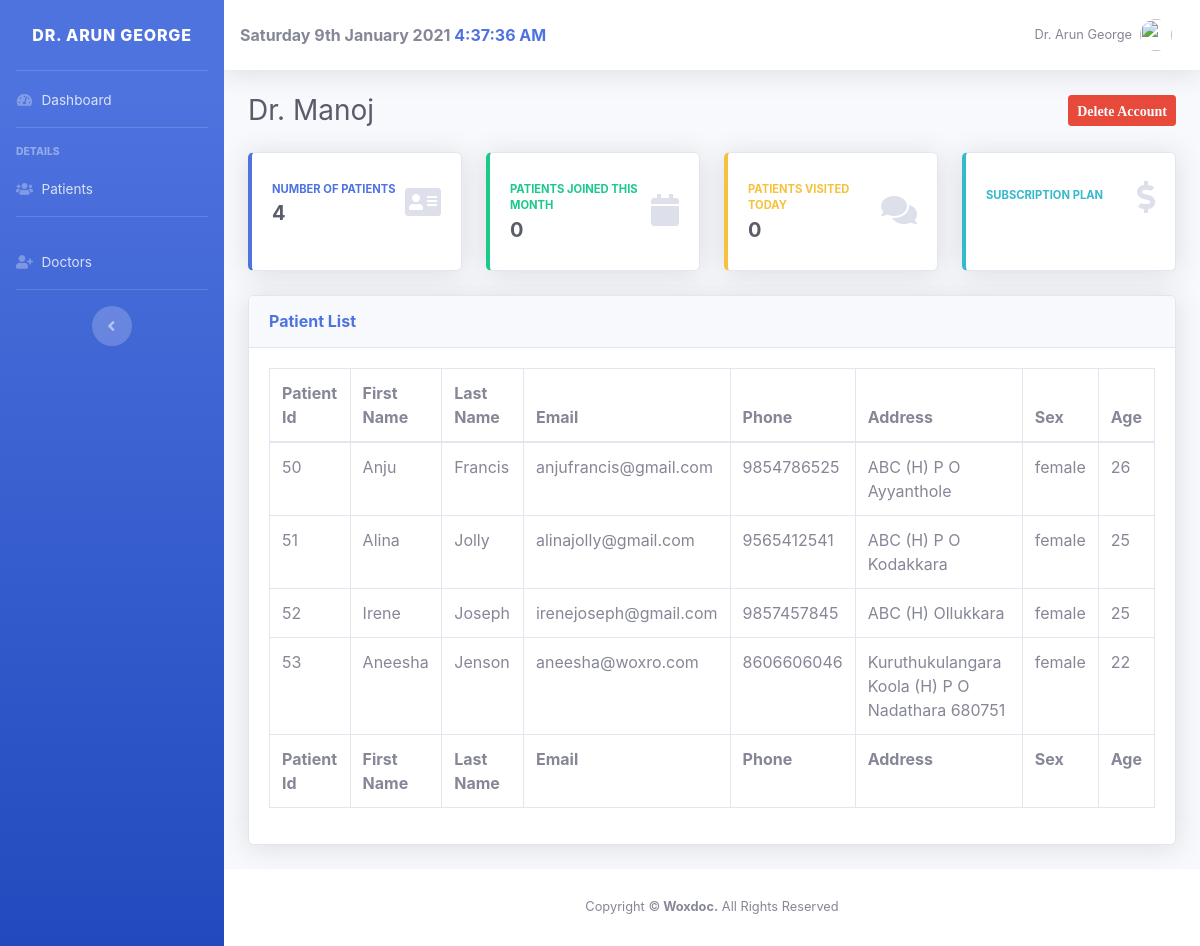
Page /admin/doctorDashboard.php?id=111 (signed in) on the committed database.
### tables this page shows
CREATE TABLE `users` (
  `id` int(11) NOT NULL,
  `username` varchar(20) NOT NULL,
  `email` varchar(50) NOT NULL,
  `password` varchar(100) NOT NULL,
  `address` varchar(255) NOT NULL,
  `phone` varchar(20) NOT NULL,
  `department` varchar(255) NOT NULL,
  `usertype` varchar(255) DEFAULT NULL
);

CREATE TABLE `patient_list` (
  `patientlist_id` int(11) NOT NULL,
  `created_on` timestamp NOT NULL DEFAULT current_timestamp(),
  `FirstName` varchar(20) NOT NULL,
  `LastName` varchar(20) NOT NULL,
  `Email` varchar(50) NOT NULL,
  `Phone` varchar(10) NOT NULL,
  `Address` varchar(100) NOT NULL,
  `sex` varchar(10) NOT NULL,
  `Age` int(11) NOT NULL,
  `id` int(10) NOT NULL
);

### admin/patientlistbyDoctor.php (the view)
          <div class="card shadow mb-4">
            <div class="card-header py-3">
              <h6 class="m-0 font-weight-bold text-primary">Patient List</h6>
            </div>
			<?php
require_once '../config.php';
$query = "SELECT  * FROM patient_list where id='$_id'";
$result = mysqli_query($link,$query);
				if ($result->num_rows > 0) {
				echo('
            <div class="card-body">
              <div class="table-responsive">
                <table class="table table-bordered table-hover" id="dataTable" width="100%" cellspacing="0">
                  <thead>
                    <tr>
					  <th>Patient Id</th>
                      <th>First Name </th>
                      <th>Last Name</th>
                      <th>Email</th>
                      <th>Phone</th>
                      <th>Address</th>
                      <th>Sex</th>
					  <th>Age</th>
                    </tr>
                  </thead>
                  <tfoot>
                    <tr>
                      <th>Patient Id</th>
                      <th>First Name </th>
                      <th>Last Name</th>
                      <th>Email</th>
                      <th>Phone</th>
                      <th>Address</th>
                      <th>Sex</th>
					  <th>Age</th>
                    </tr>
                  </tfoot>
                  <tbody>');
while($row = $result->fetch_assoc())
	{
		$FirstName 	= $row["FirstName"];
		$LastName  	= $row["LastName"];
		$Email     	= $row["Email"];
		$Phone     	= $row["Phone"];
		$Address   	= $row["Address"];
		$sex       	= $row["sex"];
		$Age       	= $row["Age"];
		$patient_id = $row["patientlist_id"];
?>
                    <tr>
                      <td><?php echo $patient_id; ?></td>
                      <td><?php echo $FirstName; ?></td>
                      <td><?php echo $LastName; ?></td>
                      <td><?php echo $Email; ?></td>
                      <td><?php echo $Phone; ?></td>
                      <td><?php echo $Address; ?></td>
					  <td><?php echo $sex; ?></td>
                      <td><?php echo $Age; ?></td>
                    </tr>
	<?php
	}
	echo("
					</tbody>
                </table>
              </div>
            </div>");
	}
	else
	{
	    echo("No records");
	}
?>
          </div>

### admin/doctorDashboard.php (shortened to what this page needs)
<?php
require '../config.php';
$doctor = $_GET['id'];
$query = "SELECT * from users where id =$doctor";
$res = mysqli_query($link, $query);
while ($row = $res->fetch_assoc()) {
  $_username   = $row["username"];
  $_id = $row['id'];
}
?>
<!DOCTYPE html>
<html lang="en">
<head>
  <link href="../vendor/fontawesome-free/css/all.min.css" rel="stylesheet" type="text/css">
  <link href="../css/sb-admin-2.min.css" rel="stylesheet">
</head>
<body id="page-top" onload=display_c();>
  <?php include 'header.php'; ?>
  <div class="container-fluid">
    <div class="d-sm-flex align-items-center justify-content-between mb-4">
      <h1 class="h3 mb-0 text-gray-800"><?php echo $_username; ?></h1>
      <button class="btn btn-danger btn-sm text-light  " id='<?php echo $_id ?>'><i class="fa fa-pencil" aria-hidden="true" data-toggle="modal" data-target="#exampleModal1">Delete Account</i></button>
    </div>
    <div class="row">
      <?php
      $query = "SELECT  count(*) as count FROM patient_list where id='$_id' ";
      $result = mysqli_query($link, $query);
      if ($result) {
        while ($row = $result->fetch_assoc()) {
          $count  = $row["count"];
      ?>
          <div class="col-xl-3 col-md-6 mb-4">
            <div class="card border-left-primary shadow h-100 py-2">
              <div class="card-body">
                <div class="row no-gutters align-items-center">
                  <div class="col mr-2">
                    <div class="text-xs font-weight-bold text-primary text-uppercase mb-1">Number of Patients</div>
                    <div class="h5 mb-0 font-weight-bold text-gray-800"><?php echo  $count; ?></div>
                  </div>
                  <div class="col-auto">
                    <i class="fas fa-address-card fa-2x text-gray-300"></i>
                  </div>
                </div>
              </div>
            </div>
          </div>
      <?php }
      } ?>
      <?php
      $query = "SELECT count(*) as count FROM `patient_list` WHERE created_on > (NOW() - INTERVAL 1 MONTH) and id='$_id' ";
      $result = mysqli_query($link, $query);
      if ($result) {
        while ($row = $result->fetch_assoc()) {
          $count  = $row["count"];
      ?>
          <div class="col-xl-3 col-md-6 mb-4">
            <div class="card border-left-success shadow h-100 py-2">
              <div class="card-body">
                <div class="row no-gutters align-items-center">
                  <div class="col mr-2">
                    <div class="text-xs font-weight-bold text-success text-uppercase mb-1">Patients joined this month</div>
                    <div class="h5 mb-0 font-weight-bold text-gray-800"><?php echo $count ?></div>
                  </div>
                  <div class="col-auto">
                    <i class="fas  fa-calendar fa-2x text-gray-300"></i>
                  </div>
                </div>
              </div>
            </div>
          </div>
      <?php }
      } ?>
      <?php
      $query = "SELECT count(*) as count FROM `prescription` INNER JOIN `patient_list`
ON `patient_list`.`patientlist_id`=`prescription`.`patientlist_id`
 WHERE date(prescriped_date) = CURDATE() and `patient_list`.`id`='$_id' ";
      $result = mysqli_query($link, $query);
      if ($result) {
        while ($row = $result->fetch_assoc()) {
          $count  = $row["count"];
      ?>
          <div class="col-xl-3 col-md-6 mb-4">
            <div class="card border-left-warning shadow h-100 py-2">
              <div class="card-body">
                <div class="row no-gutters align-items-center">
                  <div class="col mr-2">
                    <div class="text-xs font-weight-bold text-warning text-uppercase mb-1">patients visited today</div>
                    <div class="h5 mb-0 font-weight-bold text-gray-800"><?php echo $count; ?></div>
                  </div>
                  <div class="col-auto">
                    <i class="fas fa-comments fa-2x text-gray-300"></i>
                  </div>
                </div>
              </div>
            </div>
          </div>
      <?php }
      } ?>
      <div class="col-xl-3 col-md-6 mb-4">
        <div class="card border-left-info shadow h-100 py-2">
          <div class="card-body">
            <div class="row no-gutters align-items-center">
              <div class="col mr-2">
                <div class="text-xs font-weight-bold text-info text-uppercase mb-1">Subscription plan</div>
              </div>
              <div class="col-auto">
                <i class="fas fa-dollar-sign fa-2x text-gray-300"></i>
              </div>
            </div>
          </div>
        </div>
      </div>
    </div>
    <?php include 'patientlistbyDoctor.php'; ?>
  </div>
  </div>
  <?php include 'footer.php'; ?>
  </div>
  </div>
</body>
</html>

### admin/header.php (shortened to what this page needs)
<div id="wrapper">
  <ul class="navbar-nav bg-gradient-primary sidebar sidebar-dark accordion" id="accordionSidebar">
    <a class="sidebar-brand d-flex align-items-center justify-content-center" href="index.php">
      <div class="sidebar-brand-text mx-3"><?php echo htmlspecialchars($_SESSION["username"]); ?></div>
    </a>
    <hr class="sidebar-divider my-0">
    <li class="nav-item">
      <a class="nav-link" href="index.php">
        <i class="fas fa-fw fa-tachometer-alt"></i>
        <span>Dashboard</span></a>
    </li>
    <hr class="sidebar-divider">
    <div class="sidebar-heading">
      Details
    </div>
    <li class="nav-item">
      <a class="nav-link" href="patientlist.php">
        <i class="fas fa-users"></i>
        <span>Patients</span></a>
    </li>
    <hr class="sidebar-divider">
    <li class="nav-item">
      <a class="nav-link" href="doctorslist.php">
        <i class="fas fa-user-plus"></i>
        <span>Doctors</span></a>
    </li>
    <hr class="sidebar-divider d-none d-md-block">
    <div class="text-center d-none d-md-inline">
      <button class="rounded-circle border-0" id="sidebarToggle"></button>
    </div>
  </ul>
  <div id="content-wrapper" class="d-flex flex-column">
    <div id="content">
      <nav class="navbar navbar-expand navbar-light bg-white topbar mb-4 static-top shadow">
        <b><?php echo date("l jS  F Y "); ?> <span id='ct' style="color: #4e73df;"></span></b>
        <ul class="navbar-nav ml-auto">
          <li class="nav-item dropdown no-arrow d-sm-none">
          <li class="nav-item dropdown no-arrow">
            <a class="nav-link dropdown-toggle" id="userDropdown" role="button" data-toggle="dropdown" aria-haspopup="true" aria-expanded="false">
              <span class="mr-2 d-none d-lg-inline text-gray-600 small"><?php echo htmlspecialchars($_SESSION["username"]); ?></span>
              <img class="img-profile rounded-circle" src="../fpdf/boss.png">
            </a>
          </li>
        </ul>
      </nav>

### admin/footer.php (shortened to what this page needs)
<footer class="sticky-footer bg-white">
  <div class="container my-auto">
    <div class="copyright text-center my-auto">
      <span>Copyright &copy;<b> Woxdoc.</b> All Rights Reserved</span>
    </div>
  </div>
</footer>

### rows in the picture
users: username "Dr. Manoj"
patient_list: patientlist "50", FirstName "Anju", LastName "Francis", Email "anjufrancis@gmail.com", Phone "9854786525", Address "ABC (H) P O Ayyanthole", sex "female", Age "26"
patient_list: patientlist "51", FirstName "Alina", LastName "Jolly", Email "alinajolly@gmail.com", Phone "9565412541", Address "ABC (H) P O Kodakkara", sex "female", Age "25"
patient_list: patientlist "52", FirstName "Irene", LastName "Joseph", Email "irenejoseph@gmail.com", Phone "9857457845", Address "ABC (H) Ollukkara", sex "female", Age "25"
patient_list: patientlist "53", FirstName "Aneesha", LastName "Jenson", Email "aneesha@woxro.com", Phone "8606606046", Address "Kuruthukulangara Koola (H) P O Nadathara 680751", sex "female", Age "22"

### other values in the picture
$_SESSION["username"] "DR. ARUN GEORGE"
$_SESSION["username"] "Dr. Arun George"
$count "4"
$count "0"
